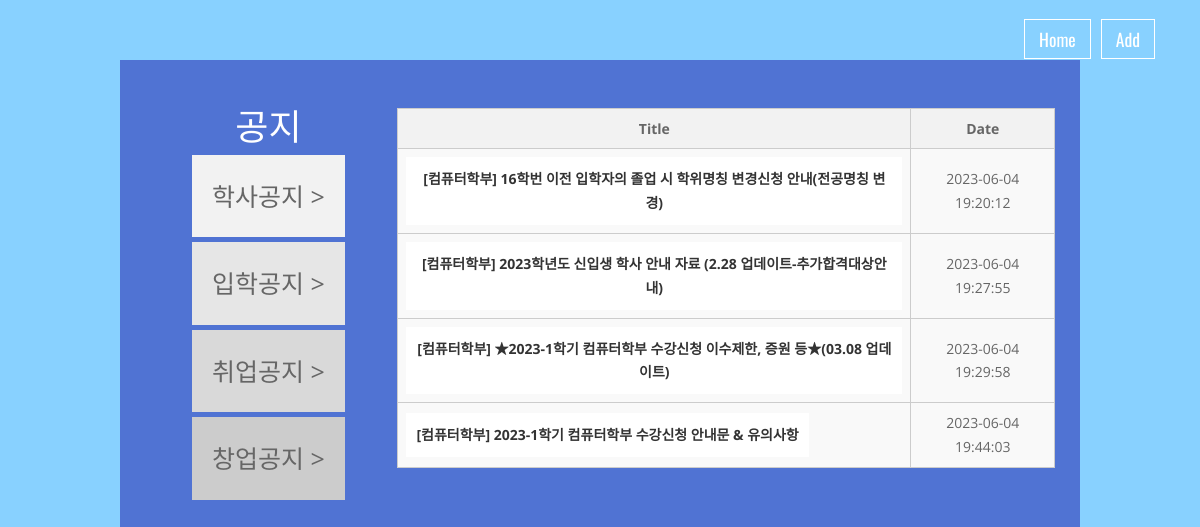
Page /final-wuhuwuhu/gonggao.php on the committed database.
### tables this page shows
CREATE TABLE `gonggao` (
  `id` int NOT NULL AUTO_INCREMENT,
  `title` text,
  `content` text,
  `created_at` timestamp NULL DEFAULT NULL,
  PRIMARY KEY (`id`) USING BTREE
);

### final-wuhuwuhu/gonggao.php (the view, shortened to what this page needs)
<?php
include 'connect.php';
$query = "SELECT * FROM gonggao";
$result = $conn->query($query);
$gonggaos = array();
if ($result->num_rows > 0) {
  while ($row = $result->fetch_assoc()) {
    $gonggaos[] = $row;
  }
}
?>
<!DOCTYPE html>
<html lang="zh-CN">
<head>
  <link rel="stylesheet" href="css/gonggao.css" />
  <link rel="stylesheet" href="css/bootstrap.min.css" />
  <link rel="stylesheet" type="text/css" href="css/isotope.css" media="screen" />
  <link rel="stylesheet" href="js/fancybox/jquery.fancybox.css" type="text/css" media="screen" />
  <link href="css/animate.css" rel="stylesheet" media="screen">
  <link href="flexslider/flexslider.css" rel="stylesheet" />
  <link href="js/owl-carousel/owl.carousel.css" rel="stylesheet">
  <link rel="stylesheet" href="css/styles.css" />
  <link href="font/css/font-awesome.min.css" rel="stylesheet">
</head>
<body style="background-color: #88d1ff;">
  <header class="header">
    <div class="container">
      <nav class="navbar navbar-inverse" role="navigation">
        <div id="main-nav" class="collapse navbar-collapse">
          <ul class="nav navbar-nav">
            <li class="active" id="firstLink"><a href="index.php" class="scroll-link">Home</a></li>
            <li class="active" id="firstLink"><a href="add_announcement.php" class="scroll-link">Add</a></li>
          </ul>
        </div>
      </nav>
    </div>
  </header>
  <div class="wrap">
    <div class="lnb_wrap">
      <div class="lnb">
        <div class="theme">
          <h1>공지</h1>
        </div>
        <ul>
          <li class="one"><a href="gonggao.php">학사공지 ></a></li>
          <li class="two"><a href="ruxuetongzhi.php">입학공지 ></a></li>
          <li class="three"><a href="jiuyetongzhi.php">취업공지 ></a></li>
          <li class="four"><a href="chuangyetongzhi.php">창업공지 ></a></li>
        </ul>
      </div>
    </div>
    <div class="area">
      <div class="contents">
        <table id="mainGrid" class="dataGridContainer">
          <thead>
            <tr>
              <th style="display:flexbox">Title</th>
              <th style="display:flexbox">Date</th>
            </tr>
          </thead>
          <tbody>
            <?php foreach ($gonggaos as $gonggao) { ?>
            <tr class="even">
              <td>
                <button class="dropdown-trigger"><?php echo $gonggao['title']?></button>
              </td>
              <td style="text-align:center">
                <?php echo $gonggao['created_at']?>
              </td>
            </tr>
            <?php } ?>
          </tbody>
        </table>
      </div>
    </div>
  </div>
</body>
</html>

### final-wuhuwuhu/css/gonggao.css (style rules this page uses)
.wrap { margin-top: 5%; background-color: #5073d3; display: flex; position:absolute; padding: 10px; width: 80%; min-height: 90%; margin-left: 10%; }
.lnb_wrap { margin-left: 5%; }
.lnb { padding: 15px; }
.theme { text-align: center; margin-bottom: 10px; }
.theme h1 { color: #ffffff; }
ul { list-style-type: none; padding: 0; margin: 0; }
li { margin-bottom: 5px; }
li a { display: block; padding: 20px; text-decoration: none; color: #666; font-size: 25px; }
.one { background-color: #f2f2f2; }
.two { background-color: #e6e6e6; }
.three { background-color: #d9d9d9; }
.four { background-color: #cccccc; }
.area { width: 70%; margin-top: 4%; margin-left: 4%; }
.dataGridContainer { border-collapse: collapse; width: 100%; border: 1px solid #ccc; }
.dataGridContainer th, .dataGridContainer td { padding: 8px; border: 1px solid #ccc; }
.dataGridContainer th { background-color: #f2f2f2; }
.dataGridContainer tr { height: 35px; }
.dataGridContainer tr.even { background-color: #f9f9f9; }
.dropdown-trigger { background-color: #ffffff; font-weight: bold; color: #333; padding: 10px; border: none; cursor: pointer; }
thead > tr >th { text-align: center; }

### final-wuhuwuhu/css/styles.css (style rules this page uses)
* { margin: 0; padding: 0; font-family: 'Open Sans', sans-serif; }
body { height: 100%; font-family: 'Open Sans', sans-serif; font-size: 14px; line-height: 1.7; color: #666666; -webkit-font-smoothing: antialiased; -webkit-text-size-adjust: 100%; background: #fff; transition: all 0.3s linear; -webkit-transition: all 0.3s linear; -moz-transition: all 0.3s linear; -o-transition: all 0.3s linear; }
h1, h2, h3, h4, h5, h6 { font-family:36px 'Open Sans', sans-serif; }
.collapse ul li { font-size: medium; margin-left: 10px; }
a { color: #27AFD3; text-decoration: none; text-shadow: none; -webkit-transition: all 0.2s linear; -moz-transition: all 0.2s linear; -ms-transition: all 0.2s linear; -o-transition: all 0.2s linear; transition: all 0.2s linear; }
.header { position: fixed; width: 100%; z-index: 50; border-radius: 0; top: 0px; }
.navbar-inverse { background: transparent; }
.header .navbar { margin: 0; background: transparent; border: 0; }
.navbar-inverse .navbar-nav > li > a { color: #fff; font-size: 1.2em; line-height: normal; margin: 17px; padding: 6px 0px !important; border-radius: 5px; font-family: 'Oswald', sans-serif; font-weight: 400; }
.navbar-inverse .navbar-nav > .active > a, .navbar-inverse .navbar-nav > .active > a:hover, .navbar-inverse .navbar-nav > .active > a:focus { color: #fff; background: none; border: 1px solid #FFFFFF; border-radius: 0px; }
.navbar-inverse .navbar-nav > .active { color: #fff; }
.header .navbar-nav > li > a { padding: 25px 18px; }
body { margin: 0; font-family: Arial, sans-serif; background: #F0F0F0; }
@media (min-width: 768px) { .navbar-nav { float: right; } }
@media (min-width: 768px) { .navbar-inverse .navbar-nav > li > a { color: #fff; font-size: 1.1em; padding: 6px 14px !important; border-radius: 5px; margin: 19px 0px; border: 1px solid transparent; } }

### rows in the picture
gonggao: title "[컴퓨터학부] 16학번 이전 입학자의 졸업 시 학위명칭 변경신청 안내(전공명칭 변경)", created_at "2023-06-04 19:20:12"
gonggao: title "[컴퓨터학부] 2023학년도 신입생 학사 안내 자료 (2.28 업데이트-추가합격대상안내)", created_at "2023-06-04 19:27:55"
gonggao: title "[컴퓨터학부] ★2023-1학기 컴퓨터학부 수강신청 이수제한, 증원 등★(03.08 업데이트)", created_at "2023-06-04 19:29:58"
gonggao: title "[컴퓨터학부] 2023-1학기 컴퓨터학부 수강신청 안내문 & 유의사항", created_at "2023-06-04 19:44:03"
